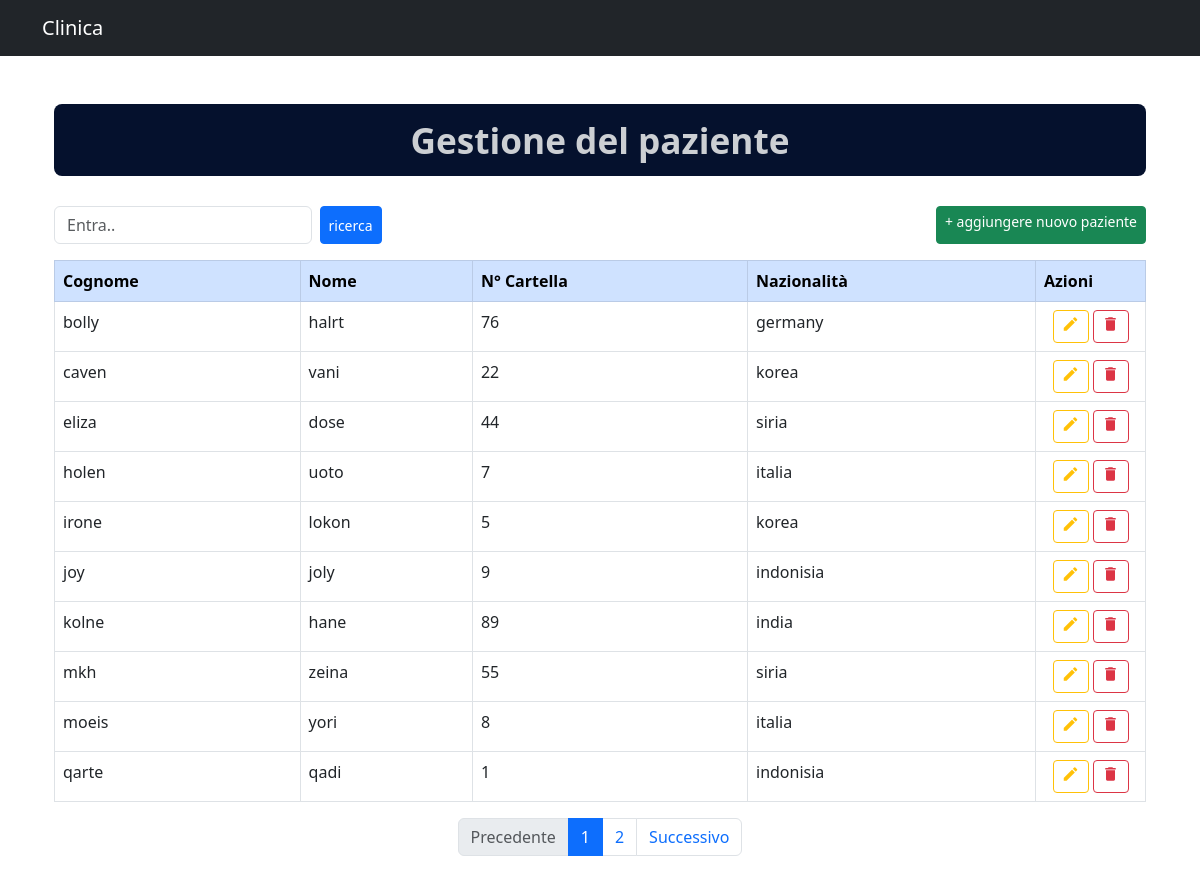
The page / on the database its author committed.
### patient/models.py (models this page shows, shortened)
class Patient(models.Model):
    cognome = models.CharField(max_length=100)
    nome = models.CharField(max_length=100)
    numero_cartella = models.CharField("N° cartella", max_length=50, blank=True)
    data_nascita = models.DateField(null=True, blank=True)
    telefono = models.CharField("N° di telefono", max_length=50, blank=True)
    nazionalita = models.CharField(max_length=100, blank=True)
    data_arrivo_italia = models.DateField(null=True, blank=True)
    prima_visita = models.DateField(null=True, blank=True)
    professione_origine = models.CharField(max_length=200, blank=True)
    professione_italia = models.CharField(max_length=200, blank=True)
    stp = models.CharField(max_length=100, blank=True)
    esenzioni = models.CharField(max_length=200, blank=True)
    motivo_migrazione = models.CharField(
        max_length=100,
        choices=[
            ("Lavoro", "Lavoro"),
            ("Guerra", "Guerra"),
            ("Politico", "Politico"),
            ("Altro", "Altro"),
        ],
        blank=True
    )
    ha_famiglia_in_patria = models.BooleanField(default=False)
    ha_famiglia_in_italia = models.BooleanField(default=False)
    ha_parenti_in_italia = models.BooleanField(default=False)
    ha_amici_in_italia = models.BooleanField(default=False)
    titolo_studio = models.CharField(
        max_length=50,
        choices=[
            ("Elementari", "Elementari"),
            ("Medie", "Medie"),
            ("Superiori", "Superiori"),
            ("Università", "Università"),
        ],
        blank=True
    )
    stile_vita = models.CharField(
        max_length=50,
        choices=[
            ("Regolare", "Regolare con requisiti minimi"),
            ("Stabile", "Stabile senza requisiti minimi"),
            ("Precario", "Precario"),
            ("Comunita", "Comunità/dormitori"),
        ],
        blank=True
    )
    occupazione = models.CharField(
        max_length=50,
        choices=[
            ("Stabile", "Stabile"),
            ("Occasionale", "Occasionale"),
            ("Disoccupato", "Disoccupato"),
        ],
        blank=True
    )
    conoscenza_italiano = models.CharField(
        max_length=50,
        choices=[
            ("Scarsa", "Scarsa (necessita traduzione)"),
            ("Sufficiente", "Sufficiente"),
            ("Ottima", "Ottima"),
        ],
        blank=True
    )
    seconda_lingua = models.CharField(max_length=100, blank=True)
    fam_ipertensione = models.BooleanField(default=False)
    fam_diabete = models.BooleanField(default=False)
    fam_epilessia = models.BooleanField(default=False)
    fam_infarto = models.BooleanField(default=False)
    fam_neoplasia = models.BooleanField(default=False)
    fam_mal_immunologiche = models.BooleanField(default=False)
    fam_stroke = models.BooleanField(default=False)
    fam_tbc_hiv_hbv_hcv = models.BooleanField(default=False)
    fam_mal_renali = models.BooleanField(default=False)
    fam_altro = models.CharField(max_length=200, blank=True)
    rem_ipertensione = models.BooleanField(default=False)
    rem_diabete = models.BooleanField(default=False)
    rem_tbc = models.BooleanField(default=False)
    rem_mal_immunologiche = models.BooleanField(default=False)
    rem_infarto = models.BooleanField(default=False)
    rem_neoplasia = models.BooleanField(default=False)
    rem_hiv = models.BooleanField(default=False)
    rem_mal_renali = models.BooleanField(default=False)
    rem_stroke = models.BooleanField(default=False)
    rem_epilessia = models.BooleanField(default=False)
    rem_hbv_hcv = models.BooleanField(default=False)
    allergie = models.TextField(blank=True)
    fumo = models.BooleanField(default=False)
    alcool = models.BooleanField(default=False)
    droghe = models.BooleanField("Sostanze stupefacenti", default=False)
    terapia = models.TextField(blank=True)
    farmaci_costosi = models.CharField("Farmaci particolari/costosi", max_length=200, blank=True)
    motivo_visita = models.TextField("Anamnesi patologica prossima/motivo della visita", blank=True)
    esame_obiettivo = models.TextField(blank=True)
    programma = models.TextField(blank=True)
    diario_clinico = models.TextField(blank=True)

### patient/views.py (the view)
# urls.py: path('', views.home, name='home'),            # 👈 shows patient list
def home(request):
    query = request.GET.get('q', '')
    patients_list = Patient.objects.filter(
        Q(nome__icontains=query) |
        Q(cognome__icontains=query) |
        Q(numero_cartella__icontains=query) |
        Q(nazionalita__icontains=query)
    ).order_by('cognome')
    paginator = Paginator(patients_list, 10)  # 10 per page
    page_number = request.GET.get('page')
    patients = paginator.get_page(page_number)
    return render(request, 'patient/home.html', {
        'patients': patients,
        'query': query
    })

### patient/templates/patient/home.html
{% extends 'base.html' %}
{% load static %}
{% block content %}
<div class="container mt-5">
  <h2 style="
    font-family: 'Segoe UI', Tahoma, sans-serif;
    font-size: 2.2rem;
    font-weight: 600;
    background-color: #05112d;
    color: #cccfd3;
    padding: 15px 25px;
    border-radius: 8px;
    margin-bottom: 30px;
    text-align: center;
  ">
    Gestione del paziente
  </h2>
  <div class="d-flex justify-content-between mb-3">
    <form method="get" class="d-flex" style="width: 30%;">
      <input type="text" name="q" placeholder="Entra.." value="{{ query|default:'' }}" class="form-control me-2">
      <button type="submit" class="btn btn-primary btn-sm">ricerca</button>
    </form>
    <a href="{% url 'add_patient' %}" class="btn btn-success btn-sm">+ aggiungere nuovo paziente</a>
  </div>
  <table class="table table-bordered">
    <thead class="table-primary">
      <tr>
        <th>Cognome</th>
        <th>Nome</th>
        <th>N° Cartella</th>
        <th>Nazionalità</th>
        <th style="width: 110px;">Azioni</th>
      </tr>
    </thead>
    <tbody>
      {% for patient in patients %}
      <tr>
        <td>{{ patient.cognome }}</td>
        <td>{{ patient.nome }}</td>
        <td>{{ patient.numero_cartella }}</td>
        <td>{{ patient.nazionalita }}</td>
        <td class="text-center">
          <div class="d-flex justify-content-center gap-1">
         <a href="{% url 'edit_patient' patient.id %}"
   class="btn btn-outline-warning btn-sm" title="Modifica">
  <span class="material-icons" style="font-size: 18px;">edit</span>
</a>
<a href="{% url 'delete_patient' patient.id %}"
   class="btn btn-outline-danger btn-sm" title="Elimina"
   onclick="return confirm('Sei sicuro di voler eliminare questo paziente?');">
  <span class="material-icons" style="font-size: 18px;">delete</span>
</a>
          </div>
        </td>
      </tr>
      {% empty %}
      <tr>
        <td colspan="5" class="text-center">Nessun paziente trovato.</td>
      </tr>
      {% endfor %}
    </tbody>
  </table>
  {% if patients.has_other_pages %}
  <nav>
    <ul class="pagination justify-content-center">
      {% if patients.has_previous %}
        <li class="page-item">
          <a class="page-link" href="?q={{ query }}&page={{ patients.previous_page_number }}">Precedente</a>
        </li>
      {% else %}
        <li class="page-item disabled"><span class="page-link">Precedente</span></li>
      {% endif %}
      {% for num in patients.paginator.page_range %}
        {% if patients.number == num %}
          <li class="page-item active"><span class="page-link">{{ num }}</span></li>
        {% else %}
          <li class="page-item">
            <a class="page-link" href="?q={{ query }}&page={{ num }}">{{ num }}</a>
          </li>
        {% endif %}
      {% endfor %}
      {% if patients.has_next %}
        <li class="page-item">
          <a class="page-link" href="?q={{ query }}&page={{ patients.next_page_number }}">Successivo</a>
        </li>
      {% else %}
        <li class="page-item disabled"><span class="page-link">Successivo</span></li>
      {% endif %}
    </ul>
  </nav>
  {% endif %}
</div>
{% endblock %}

### patient/templates/base.html (shortened to what this page needs)
<!DOCTYPE html>
<html lang="en">
<head>
    <link rel="stylesheet" href="https://cdn.jsdelivr.net/npm/bootstrap@5.3.0/dist/css/bootstrap.min.css">
</head>
<body>
    <nav class="navbar navbar-expand-lg navbar-dark bg-dark">
        <div class="container">
            <a class="navbar-brand" href="/">Clinica</a>
        </div>
    </nav>
    <main class="container mt-4">
        {% block content %}{% endblock %}
    </main>
</body>
</html>

### rows shown on the page
Patient: cognome "bolly", nome "halrt", numero_cartella "76", nazionalita "germany"
Patient: cognome "caven", nome "vani", numero_cartella "22", nazionalita "korea"
Patient: cognome "eliza", nome "dose", numero_cartella "44", nazionalita "siria"
Patient: cognome "holen", nome "uoto", numero_cartella "7", nazionalita "italia"
Patient: cognome "irone", nome "lokon", numero_cartella "5", nazionalita "korea"
Patient: cognome "joy", nome "joly", numero_cartella "9", nazionalita "indonisia"
Patient: cognome "kolne", nome "hane", numero_cartella "89", nazionalita "india"
Patient: cognome "mkh", nome "zeina", numero_cartella "55", nazionalita "siria"
Patient: cognome "moeis", nome "yori", numero_cartella "8", nazionalita "italia"
Patient: cognome "qarte", nome "qadi", numero_cartella "1", nazionalita "indonisia"

### other values the page prints
{{ num }} "1"
{{ num }} "2"
